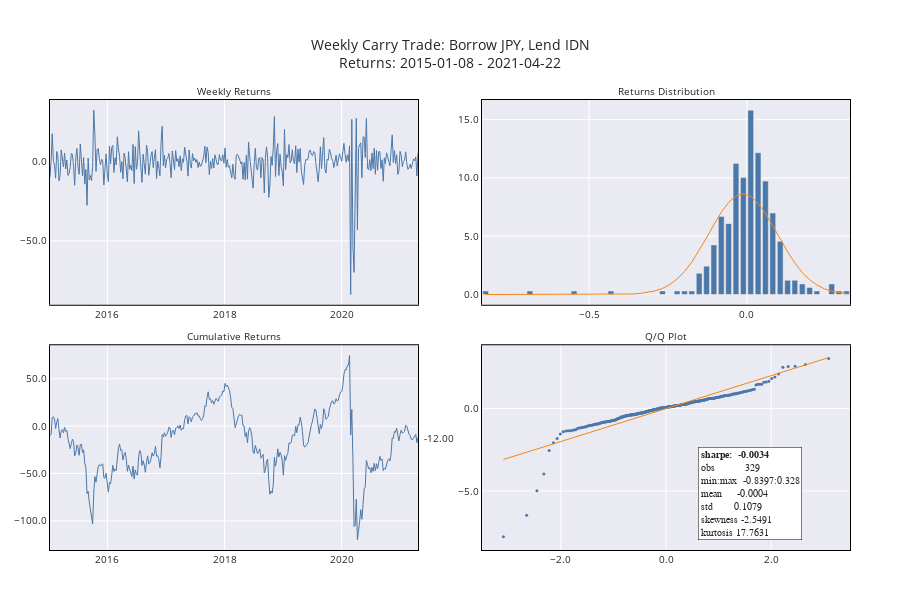

Notebook cell for this chart:
### Markdown cell above
**Distributions of returns**
* This also appears to be a poor strategy, with a negative return and the highest variablity and most extreme outliers of the three strategies evaulated.

**Drivers of profit and loss**
* The dynamics of this strategy are similar to those of the Romanian Leu.

### Code cell
utils.make_returns_chart(df_ret_2)

### Figure 1 — Plotly figure (JSON) as saved in the notebook; plotly's stock layout.template omitted (floating-point values rounded to 4 significant figures; data arrays with more than 128 entries replaced by an {"elided": "..."} marker saying what was removed)
{"data": [{"line": {"color": "#4C78A8", "width": 1}, "name": "return", "type": "scatter", "x": {"elided": "329 str values"}, "xaxis": "x", "y": {"elided": "329 float values"}, "yaxis": "y"}, {"line": {"color": "#4C78A8", "width": 1}, "name": "cum. return", "type": "scatter", "x": {"elided": "329 str values"}, "xaxis": "x3", "y": {"elided": "329 float values"}, "yaxis": "y3"}, {"marker": {"color": "#4C78A8"}, "name": "pct. of returns", "type": "bar", "x": [-0.8285, -0.8045, -0.7815, -0.758, -0.7345, -0.7115, -0.688, -0.6645, -0.6415, -0.618, -0.5945, -0.5715, -0.548, -0.5245, -0.501, -0.4775, -0.4545, -0.431, -0.4075, -0.3845, -0.361, -0.3375, -0.3145, -0.291, -0.2675, -0.2445, -0.221, -0.1975, -0.1745, -0.151, -0.1275, -0.1043, -0.0809, -0.05755, -0.0342, -0.01083, 0.01252, 0.03585, 0.0592, 0.08255, 0.1061, 0.1295, 0.1525, 0.176, 0.1995, 0.2225, 0.246, 0.2695, 0.2925, 0.316], "xaxis": "x2", "y": [0.304, 0, 0, 0, 0, 0, 0.304, 0, 0, 0, 0, 0, 0.304, 0, 0, 0, 0, 0.304, 0, 0, 0, 0, 0, 0, 0.304, 0, 0.304, 0.304, 0.304, 1.824, 2.432, 4.255, 6.687, 6.079, 11.25, 10.03, 15.81, 12.16, 9.726, 6.991, 4.559, 1.216, 1.216, 0.9119, 0.6079, 0.304, 0, 0.9119, 0.304, 0.304], "yaxis": "y2"}, {"line": {"color": "#F58518", "width": 1}, "name": "normal", "type": "scatter", "x": [-0.8285, -0.8045, -0.7815, -0.758, -0.7345, -0.7115, -0.688, -0.6645, -0.6415, -0.618, -0.5945, -0.5715, -0.548, -0.5245, -0.501, -0.4775, -0.4545, -0.431, -0.4075, -0.3845, -0.361, -0.3375, -0.3145, -0.291, -0.2675, -0.2445, -0.221, -0.1975, -0.1745, -0.151, -0.1275, -0.1043, -0.0809, -0.05755, -0.0342, -0.01083, 0.01252, 0.03585, 0.0592, 0.08255, 0.1061, 0.1295, 0.1525, 0.176, 0.1995, 0.2225, 0.246, 0.2695, 0.2925, 0.316], "xaxis": "x2", "y": [3.448e-12, 1.686e-11, 7.882e-11, 3.753e-10, 1.599e-09, 6.509e-09, 2.683e-08, 9.956e-08, 3.53e-07, 1.26e-06, 4.07e-06, 1.257e-05, 3.883e-05, 0.0001093, 0.0003065, 0.0007862, 0.001927, 0.004679, 0.01045, 0.02231, 0.04689, 0.09123, 0.1696, 0.3087, 0.523, 0.8469, 1.334, 1.969, 2.777, 3.787, 4.867, 5.997, 7.05, 7.904, 8.459, 8.639, 8.418, 7.83, 6.947, 5.886, 4.735, 3.665, 2.71, 1.884, 1.27, 0.818, 0.4924, 0.2891, 0.1621, 0.08451], "yaxis": "y2"}, {"marker": {"color": "#4C78A8", "size": 3}, "mode": "markers", "name": "return norm.", "type": "scatter", "x": {"elided": "329 float values"}, "xaxis": "x4", "y": {"elided": "329 float values"}, "yaxis": "y4"}, {"line": {"color": "#F58518", "width": 1}, "name": "norm.", "type": "scatter", "x": {"elided": "329 float values"}, "xaxis": "x4", "y": {"elided": "329 float values"}, "yaxis": "y4"}], "layout": {"annotations": [{"font": {"size": 10}, "showarrow": false, "text": "Weekly Returns", "x": 0.23, "xanchor": "center", "xref": "paper", "y": 1, "yanchor": "bottom", "yref": "paper"}, {"font": {"size": 10}, "showarrow": false, "text": "Returns Distribution", "x": 0.77, "xanchor": "center", "xref": "paper", "y": 1, "yanchor": "bottom", "yref": "paper"}, {"font": {"size": 10}, "showarrow": false, "text": "Cumulative Returns", "x": 0.23, "xanchor": "center", "xref": "paper", "y": 0.455, "yanchor": "bottom", "yref": "paper"}, {"font": {"size": 10}, "showarrow": false, "text": "Q/Q Plot", "x": 0.77, "xanchor": "center", "xref": "paper", "y": 0.455, "yanchor": "bottom", "yref": "paper"}, {"align": "left", "font": {"size": 10}, "showarrow": false, "text": "-12.00", "x": 0.465, "xanchor": "left", "xref": "paper", "y": -12.0, "yref": "y3"}, {"align": "left", "bgcolor": "white", "bordercolor": "black", "borderpad": 2, "borderwidth": 0.5, "font": {"family": "Courier New, monospace", "size": 10}, "showarrow": false, "text": "<b>sharpe:  -0.0034</b><br>obs          329<br>min:max  -0.8397:0.328<br>mean     -0.0004<br>std       0.1079<br>skewness -2.5491<br>kurtosis 17.7631", "x": 0.81, "xanchor": "left", "xref": "paper", "y": 0.23, "yanchor": "top", "yref": "paper"}], "font": {"size": 10}, "height": 600, "margin": {"b": 50, "l": 50, "r": 50, "t": 100}, "showlegend": false, "title": {"text": "Weekly Carry Trade: Borrow JPY, Lend IDN<br>Returns: 2015-01-08 - 2021-04-22"}, "xaxis": {"anchor": "y", "domain": [0, 0.46], "linecolor": "black", "linewidth": 1, "mirror": true, "showline": true}, "xaxis2": {"anchor": "y2", "domain": [0.54, 1], "linecolor": "black", "linewidth": 1, "mirror": true, "showline": true, "tickformat": "0.1f"}, "xaxis3": {"anchor": "y3", "domain": [0, 0.46], "linecolor": "black", "linewidth": 1, "mirror": true, "showline": true}, "xaxis4": {"anchor": "y4", "domain": [0.54, 1], "linecolor": "black", "linewidth": 1, "mirror": true, "showline": true, "tickformat": "0.1f"}, "yaxis": {"anchor": "x", "domain": [0.545, 1], "linecolor": "black", "linewidth": 1, "mirror": true, "showline": true, "tickformat": "0.1f"}, "yaxis2": {"anchor": "x2", "domain": [0.545, 1], "linecolor": "black", "linewidth": 1, "mirror": true, "showline": true, "tickformat": "0.1f"}, "yaxis3": {"anchor": "x3", "domain": [0, 0.455], "linecolor": "black", "linewidth": 1, "mirror": true, "showline": true, "tickformat": "0.1f"}, "yaxis4": {"anchor": "x4", "domain": [0, 0.455], "linecolor": "black", "linewidth": 1, "mirror": true, "showline": true, "tickformat": "0.1f"}}}
